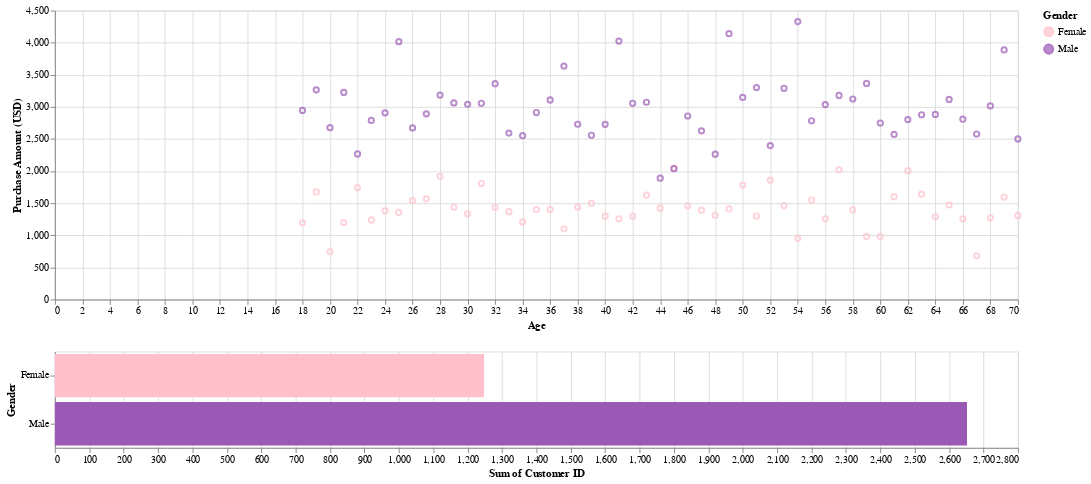

Notebook code for this chart:
### Code cell
dplot4

### Figure 1 — Vega-Lite specification as saved in the notebook (floating-point values rounded to 4 significant figures)
{"config": {"view": {"continuousWidth": 300, "continuousHeight": 300}, "range": {"category": ["pink", "#9b59b6"]}}, "vconcat": [{"mark": {"type": "point"}, "encoding": {"color": {"condition": {"param": "param_2", "field": "Gender", "type": "nominal"}, "value": "lightgray"}, "x": {"field": "Age", "type": "quantitative"}, "y": {"field": "Purchase Amount (USD)", "type": "quantitative"}}, "height": 300, "name": "view_1", "width": 1000}, {"mark": {"type": "bar"}, "encoding": {"color": {"field": "Gender", "type": "nominal"}, "x": {"aggregate": "sum", "field": "Customer ID", "type": "quantitative"}, "y": {"field": "Gender", "type": "nominal"}}, "height": 100, "transform": [{"filter": {"param": "param_2"}}], "width": 1000}], "data": {"name": "data-ceacbb5720d7fff5170ff95ae8d62838"}, "params": [{"name": "param_2", "select": {"type": "interval"}, "views": ["view_1"]}], "$schema": "https://vega.github.io/schema/vega-lite/v5.15.1.json", "datasets": {"data-ceacbb5720d7fff5170ff95ae8d62838": [{"Age": 18, "Gender": "Female", "Purchase Amount (USD)": 1194, "Customer ID": 20}, {"Age": 18, "Gender": "Male", "Purchase Amount (USD)": 2945, "Customer ID": 49}, {"Age": 19, "Gender": "Female", "Purchase Amount (USD)": 1675, "Customer ID": 27}, {"Age": 19, "Gender": "Male", "Purchase Amount (USD)": 3266, "Customer ID": 54}, {"Age": 20, "Gender": "Female", "Purchase Amount (USD)": 747, "Customer ID": 12}, {"Age": 20, "Gender": "Male", "Purchase Amount (USD)": 2677, "Customer ID": 50}, {"Age": 21, "Gender": "Female", "Purchase Amount (USD)": 1198, "Customer ID": 19}, {"Age": 21, "Gender": "Male", "Purchase Amount (USD)": 3225, "Customer ID": 50}, {"Age": 22, "Gender": "Female", "Purchase Amount (USD)": 1744, "Customer ID": 28}, {"Age": 22, "Gender": "Male", "Purchase Amount (USD)": 2267, "Customer ID": 38}, {"Age": 23, "Gender": "Female", "Purchase Amount (USD)": 1239, "Customer ID": 25}, {"Age": 23, "Gender": "Male", "Purchase Amount (USD)": 2790, "Customer ID": 46}, {"Age": 24, "Gender": "Female", "Purchase Amount (USD)": 1383, "Customer ID": 21}, {"Age": 24, "Gender": "Male", "Purchase Amount (USD)": 2908, "Customer ID": 47}, {"Age": 25, "Gender": "Female", "Purchase Amount (USD)": 1356, "Customer ID": 21}, {"Age": 25, "Gender": "Male", "Purchase Amount (USD)": 4016, "Customer ID": 64}, {"Age": 26, "Gender": "Female", "Purchase Amount (USD)": 1540, "Customer ID": 25}, {"Age": 26, "Gender": "Male", "Purchase Amount (USD)": 2672, "Customer ID": 44}, {"Age": 27, "Gender": "Female", "Purchase Amount (USD)": 1568, "Customer ID": 28}, {"Age": 27, "Gender": "Male", "Purchase Amount (USD)": 2892, "Customer ID": 55}, {"Age": 28, "Gender": "Female", "Purchase Amount (USD)": 1920, "Customer ID": 26}, {"Age": 28, "Gender": "Male", "Purchase Amount (USD)": 3184, "Customer ID": 53}, {"Age": 29, "Gender": "Female", "Purchase Amount (USD)": 1437, "Customer ID": 23}, {"Age": 29, "Gender": "Male", "Purchase Amount (USD)": 3062, "Customer ID": 53}, {"Age": 30, "Gender": "Female", "Purchase Amount (USD)": 1334, "Customer ID": 20}, {"Age": 30, "Gender": "Male", "Purchase Amount (USD)": 3040, "Customer ID": 51}, {"Age": 31, "Gender": "Female", "Purchase Amount (USD)": 1807, "Customer ID": 30}, {"Age": 31, "Gender": "Male", "Purchase Amount (USD)": 3057, "Customer ID": 49}, {"Age": 32, "Gender": "Female", "Purchase Amount (USD)": 1435, "Customer ID": 23}, {"Age": 32, "Gender": "Male", "Purchase Amount (USD)": 3361, "Customer ID": 59}, {"Age": 33, "Gender": "Female", "Purchase Amount (USD)": 1368, "Customer ID": 23}, {"Age": 33, "Gender": "Male", "Purchase Amount (USD)": 2592, "Customer ID": 40}, {"Age": 34, "Gender": "Female", "Purchase Amount (USD)": 1208, "Customer ID": 22}, {"Age": 34, "Gender": "Male", "Purchase Amount (USD)": 2551, "Customer ID": 46}, {"Age": 35, "Gender": "Female", "Purchase Amount (USD)": 1402, "Customer ID": 22}, {"Age": 35, "Gender": "Male", "Purchase Amount (USD)": 2912, "Customer ID": 50}, {"Age": 36, "Gender": "Female", "Purchase Amount (USD)": 1403, "Customer ID": 24}, {"Age": 36, "Gender": "Male", "Purchase Amount (USD)": 3108, "Customer ID": 50}, {"Age": 37, "Gender": "Female", "Purchase Amount (USD)": 1101, "Customer ID": 19}, {"Age": 37, "Gender": "Male", "Purchase Amount (USD)": 3636, "Customer ID": 58}, {"Age": 38, "Gender": "Female", "Purchase Amount (USD)": 1439, "Customer ID": 25}, {"Age": 38, "Gender": "Male", "Purchase Amount (USD)": 2730, "Customer ID": 45}, {"Age": 39, "Gender": "Female", "Purchase Amount (USD)": 1499, "Customer ID": 26}, {"Age": 39, "Gender": "Male", "Purchase Amount (USD)": 2558, "Customer ID": 42}, {"Age": 40, "Gender": "Female", "Purchase Amount (USD)": 1298, "Customer ID": 23}, {"Age": 40, "Gender": "Male", "Purchase Amount (USD)": 2728, "Customer ID": 49}, {"Age": 41, "Gender": "Female", "Purchase Amount (USD)": 1257, "Customer ID": 19}, {"Age": 41, "Gender": "Male", "Purchase Amount (USD)": 4025, "Customer ID": 67}, {"Age": 42, "Gender": "Female", "Purchase Amount (USD)": 1300, "Customer ID": 25}, {"Age": 42, "Gender": "Male", "Purchase Amount (USD)": 3057, "Customer ID": 55}, {"Age": 43, "Gender": "Female", "Purchase Amount (USD)": 1626, "Customer ID": 26}, {"Age": 43, "Gender": "Male", "Purchase Amount (USD)": 3072, "Customer ID": 53}, {"Age": 44, "Gender": "Female", "Purchase Amount (USD)": 1423, "Customer ID": 23}, {"Age": 44, "Gender": "Male", "Purchase Amount (USD)": 1889, "Customer ID": 28}, {"Age": 45, "Gender": "Female", "Purchase Amount (USD)": 2048, "Customer ID": 33}, {"Age": 45, "Gender": "Male", "Purchase Amount (USD)": 2037, "Customer ID": 39}, {"Age": 46, "Gender": "Female", "Purchase Amount (USD)": 1460, "Customer ID": 30}, {"Age": 46, "Gender": "Male", "Purchase Amount (USD)": 2858, "Customer ID": 46}, {"Age": 47, "Gender": "Female", "Purchase Amount (USD)": 1392, "Customer ID": 27}, {"Age": 47, "Gender": "Male", "Purchase Amount (USD)": 2627, "Customer ID": 44}, {"Age": 48, "Gender": "Female", "Purchase Amount (USD)": 1312, "Customer ID": 25}, {"Age": 48, "Gender": "Male", "Purchase Amount (USD)": 2264, "Customer ID": 43}, {"Age": 49, "Gender": "Female", "Purchase Amount (USD)": 1411, "Customer ID": 20}, {"Age": 49, "Gender": "Male", "Purchase Amount (USD)": 4141, "Customer ID": 64}, {"Age": 50, "Gender": "Female", "Purchase Amount (USD)": 1782, "Customer ID": 30}, {"Age": 50, "Gender": "Male", "Purchase Amount (USD)": 3148, "Customer ID": 53}, {"Age": 51, "Gender": "Female", "Purchase Amount (USD)": 1300, "Customer ID": 21}, {"Age": 51, "Gender": "Male", "Purchase Amount (USD)": 3301, "Customer ID": 51}, {"Age": 52, "Gender": "Female", "Purchase Amount (USD)": 1858, "Customer ID": 32}, {"Age": 52, "Gender": "Male", "Purchase Amount (USD)": 2397, "Customer ID": 41}, {"Age": 53, "Gender": "Female", "Purchase Amount (USD)": 1462, "Customer ID": 20}, {"Age": 53, "Gender": "Male", "Purchase Amount (USD)": 3290, "Customer ID": 50}, {"Age": 54, "Gender": "Female", "Purchase Amount (USD)": 953, "Customer ID": 16}, {"Age": 54, "Gender": "Male", "Purchase Amount (USD)": 4329, "Customer ID": 67}, {"Age": 55, "Gender": "Female", "Purchase Amount (USD)": 1550, "Customer ID": 25}, {"Age": 55, "Gender": "Male", "Purchase Amount (USD)": 2784, "Customer ID": 48}, {"Age": 56, "Gender": "Female", "Purchase Amount (USD)": 1257, "Customer ID": 22}, {"Age": 56, "Gender": "Male", "Purchase Amount (USD)": 3036, "Customer ID": 52}, {"Age": 57, "Gender": "Female", "Purchase Amount (USD)": 2021, "Customer ID": 32}, {"Age": 57, "Gender": "Male", "Purchase Amount (USD)": 3179, "Customer ID": 55}, {"Age": 58, "Gender": "Female", "Purchase Amount (USD)": 1398, "Customer ID": 27}, {"Age": 58, "Gender": "Male", "Purchase Amount (USD)": 3123, "Customer ID": 54}, {"Age": 59, "Gender": "Female", "Purchase Amount (USD)": 982, "Customer ID": 17}, {"Age": 59, "Gender": "Male", "Purchase Amount (USD)": 3366, "Customer ID": 58}, {"Age": 60, "Gender": "Female", "Purchase Amount (USD)": 981, "Customer ID": 18}, {"Age": 60, "Gender": "Male", "Purchase Amount (USD)": 2749, "Customer ID": 47}, {"Age": 61, "Gender": "Female", "Purchase Amount (USD)": 1601, "Customer ID": 23}, {"Age": 61, "Gender": "Male", "Purchase Amount (USD)": 2571, "Customer ID": 42}, {"Age": 62, "Gender": "Female", "Purchase Amount (USD)": 2007, "Customer ID": 32}, {"Age": 62, "Gender": "Male", "Purchase Amount (USD)": 2802, "Customer ID": 51}, {"Age": 63, "Gender": "Female", "Purchase Amount (USD)": 1641, "Customer ID": 28}, {"Age": 63, "Gender": "Male", "Purchase Amount (USD)": 2878, "Customer ID": 47}, {"Age": 64, "Gender": "Female", "Purchase Amount (USD)": 1287, "Customer ID": 19}, {"Age": 64, "Gender": "Male", "Purchase Amount (USD)": 2883, "Customer ID": 54}, {"Age": 65, "Gender": "Female", "Purchase Amount (USD)": 1473, "Customer ID": 22}, {"Age": 65, "Gender": "Male", "Purchase Amount (USD)": 3117, "Customer ID": 50}, {"Age": 66, "Gender": "Female", "Purchase Amount (USD)": 1257, "Customer ID": 21}, {"Age": 66, "Gender": "Male", "Purchase Amount (USD)": 2808, "Customer ID": 50}, {"Age": 67, "Gender": "Female", "Purchase Amount (USD)": 680, "Customer ID": 14}, {"Age": 67, "Gender": "Male", "Purchase Amount (USD)": 2578, "Customer ID": 40}, {"Age": 68, "Gender": "Female", "Purchase Amount (USD)": 1272, "Customer ID": 22}, {"Age": 68, "Gender": "Male", "Purchase Amount (USD)": 3015, "Customer ID": 53}, {"Age": 69, "Gender": "Female", "Purchase Amount (USD)": 1596, "Customer ID": 25}, {"Age": 69, "Gender": "Male", "Purchase Amount (USD)": 3888, "Customer ID": 63}, {"Age": 70, "Gender": "Female", "Purchase Amount (USD)": 1309, "Customer ID": 22}, {"Age": 70, "Gender": "Male", "Purchase Amount (USD)": 2501, "Customer ID": 45}]}}
